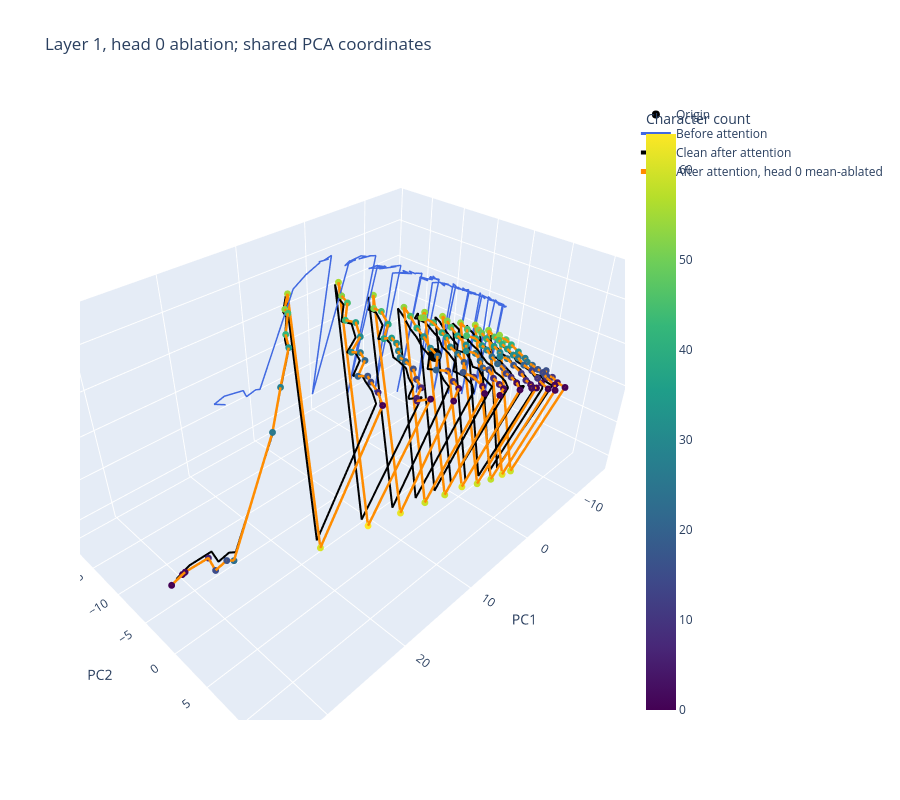
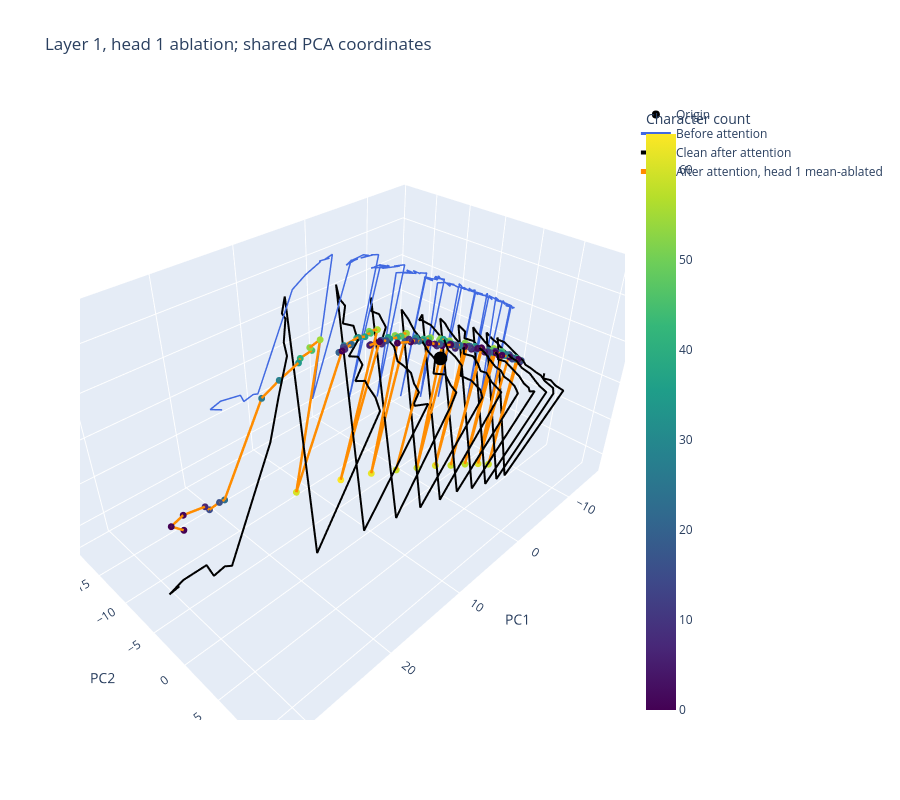
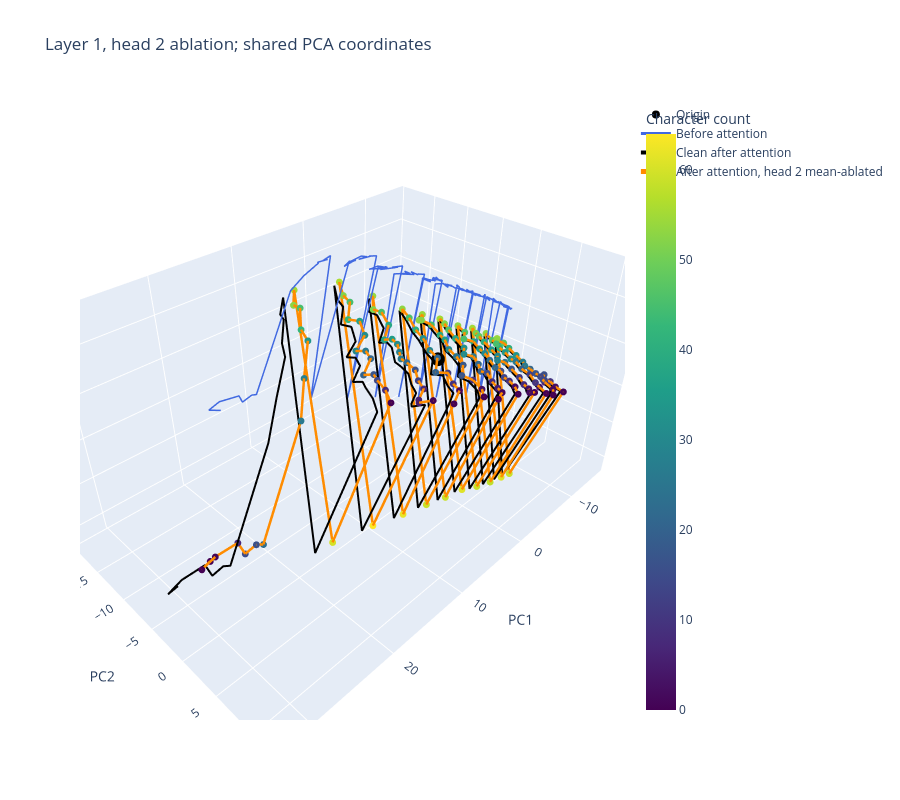

Notebook code for these charts, in order:
### Markdown cell above
## One separate plot for each layer-1 head ablation

### Code cell
for head in range(n_heads):
    fig = go.Figure()
    fig.add_trace(go.Scatter3d(x=[0], y=[0], z=[0], mode="markers",
        marker=dict(size=8, color="black"), name="Origin"))
    add_trajectory(fig, pre_coords, "Before attention", "royalblue", mode="lines", width=3)
    add_trajectory(fig, post_coords, "Clean after attention", "black", mode="lines", width=4)
    add_trajectory(fig, ablated_coords[head], f"After attention, head {head} mean-ablated", "darkorange", mode="lines+markers", width=5)
    fig.update_layout(
        title=f"Layer {LAYER}, head {head} ablation; shared PCA coordinates",
        scene=dict(xaxis_title="PC1", yaxis_title="PC2", zaxis_title="PC3"),
        height=800,
    )
    display(fig)

### Figure 1 — Plotly figure (JSON) as saved in the notebook; plotly's stock layout.template omitted (floating-point values rounded to 4 significant figures; data arrays with more than 128 entries replaced by an {"elided": "..."} marker saying what was removed)
{"data": [{"marker": {"color": "black", "size": 8}, "mode": "markers", "name": "Origin", "type": "scatter3d", "x": [0], "y": [0], "z": [0]}, {"customdata": {"elided": "150x3 str values"}, "hovertemplate": "position=%{customdata[0]}<br>count=%{customdata[1]}<br>token=%{customdata[2]}<extra>Before attention</extra>", "line": {"color": "royalblue", "width": 3}, "marker": {"color": {"elided": "150 int values"}, "colorbar": {"title": {"text": "Character count"}}, "colorscale": [[0, "#440154"], [0.1111, "#482878"], [0.2222, "#3e4989"], [0.3333, "#31688e"], [0.4444, "#26828e"], [0.5556, "#1f9e89"], [0.6667, "#35b779"], [0.7778, "#6ece58"], [0.8889, "#b5de2b"], [1, "#fde725"]], "size": 4}, "mode": "lines", "name": "Before attention", "type": "scatter3d", "x": {"elided": "150 float values"}, "y": {"elided": "150 float values"}, "z": {"elided": "150 float values"}}, {"customdata": {"elided": "150x3 str values"}, "hovertemplate": "position=%{customdata[0]}<br>count=%{customdata[1]}<br>token=%{customdata[2]}<extra>Clean after attention</extra>", "line": {"color": "black", "width": 4}, "marker": {"color": {"elided": "150 int values"}, "colorbar": {"title": {"text": "Character count"}}, "colorscale": [[0, "#440154"], [0.1111, "#482878"], [0.2222, "#3e4989"], [0.3333, "#31688e"], [0.4444, "#26828e"], [0.5556, "#1f9e89"], [0.6667, "#35b779"], [0.7778, "#6ece58"], [0.8889, "#b5de2b"], [1, "#fde725"]], "size": 4}, "mode": "lines", "name": "Clean after attention", "type": "scatter3d", "x": {"elided": "150 float values"}, "y": {"elided": "150 float values"}, "z": {"elided": "150 float values"}}, {"customdata": {"elided": "150x3 str values"}, "hovertemplate": "position=%{customdata[0]}<br>count=%{customdata[1]}<br>token=%{customdata[2]}<extra>After attention, head 0 mean-ablated</extra>", "line": {"color": "darkorange", "width": 5}, "marker": {"color": {"elided": "150 int values"}, "colorbar": {"title": {"text": "Character count"}}, "colorscale": [[0, "#440154"], [0.1111, "#482878"], [0.2222, "#3e4989"], [0.3333, "#31688e"], [0.4444, "#26828e"], [0.5556, "#1f9e89"], [0.6667, "#35b779"], [0.7778, "#6ece58"], [0.8889, "#b5de2b"], [1, "#fde725"]], "size": 4}, "mode": "lines+markers", "name": "After attention, head 0 mean-ablated", "type": "scatter3d", "x": {"elided": "150 float values"}, "y": {"elided": "150 float values"}, "z": {"elided": "150 float values"}}], "layout": {"height": 800, "scene": {"xaxis": {"title": {"text": "PC1"}}, "yaxis": {"title": {"text": "PC2"}}, "zaxis": {"title": {"text": "PC3"}}}, "title": {"text": "Layer 1, head 0 ablation; shared PCA coordinates"}}}

### Figure 2 — Plotly figure (JSON) as saved in the notebook; plotly's stock layout.template omitted (floating-point values rounded to 4 significant figures; data arrays with more than 128 entries replaced by an {"elided": "..."} marker saying what was removed)
{"data": [{"marker": {"color": "black", "size": 8}, "mode": "markers", "name": "Origin", "type": "scatter3d", "x": [0], "y": [0], "z": [0]}, {"customdata": {"elided": "150x3 str values"}, "hovertemplate": "position=%{customdata[0]}<br>count=%{customdata[1]}<br>token=%{customdata[2]}<extra>Before attention</extra>", "line": {"color": "royalblue", "width": 3}, "marker": {"color": {"elided": "150 int values"}, "colorbar": {"title": {"text": "Character count"}}, "colorscale": [[0, "#440154"], [0.1111, "#482878"], [0.2222, "#3e4989"], [0.3333, "#31688e"], [0.4444, "#26828e"], [0.5556, "#1f9e89"], [0.6667, "#35b779"], [0.7778, "#6ece58"], [0.8889, "#b5de2b"], [1, "#fde725"]], "size": 4}, "mode": "lines", "name": "Before attention", "type": "scatter3d", "x": {"elided": "150 float values"}, "y": {"elided": "150 float values"}, "z": {"elided": "150 float values"}}, {"customdata": {"elided": "150x3 str values"}, "hovertemplate": "position=%{customdata[0]}<br>count=%{customdata[1]}<br>token=%{customdata[2]}<extra>Clean after attention</extra>", "line": {"color": "black", "width": 4}, "marker": {"color": {"elided": "150 int values"}, "colorbar": {"title": {"text": "Character count"}}, "colorscale": [[0, "#440154"], [0.1111, "#482878"], [0.2222, "#3e4989"], [0.3333, "#31688e"], [0.4444, "#26828e"], [0.5556, "#1f9e89"], [0.6667, "#35b779"], [0.7778, "#6ece58"], [0.8889, "#b5de2b"], [1, "#fde725"]], "size": 4}, "mode": "lines", "name": "Clean after attention", "type": "scatter3d", "x": {"elided": "150 float values"}, "y": {"elided": "150 float values"}, "z": {"elided": "150 float values"}}, {"customdata": {"elided": "150x3 str values"}, "hovertemplate": "position=%{customdata[0]}<br>count=%{customdata[1]}<br>token=%{customdata[2]}<extra>After attention, head 1 mean-ablated</extra>", "line": {"color": "darkorange", "width": 5}, "marker": {"color": {"elided": "150 int values"}, "colorbar": {"title": {"text": "Character count"}}, "colorscale": [[0, "#440154"], [0.1111, "#482878"], [0.2222, "#3e4989"], [0.3333, "#31688e"], [0.4444, "#26828e"], [0.5556, "#1f9e89"], [0.6667, "#35b779"], [0.7778, "#6ece58"], [0.8889, "#b5de2b"], [1, "#fde725"]], "size": 4}, "mode": "lines+markers", "name": "After attention, head 1 mean-ablated", "type": "scatter3d", "x": {"elided": "150 float values"}, "y": {"elided": "150 float values"}, "z": {"elided": "150 float values"}}], "layout": {"height": 800, "scene": {"xaxis": {"title": {"text": "PC1"}}, "yaxis": {"title": {"text": "PC2"}}, "zaxis": {"title": {"text": "PC3"}}}, "title": {"text": "Layer 1, head 1 ablation; shared PCA coordinates"}}}

### Figure 3 — Plotly figure (JSON) as saved in the notebook; plotly's stock layout.template omitted (floating-point values rounded to 4 significant figures; data arrays with more than 128 entries replaced by an {"elided": "..."} marker saying what was removed)
{"data": [{"marker": {"color": "black", "size": 8}, "mode": "markers", "name": "Origin", "type": "scatter3d", "x": [0], "y": [0], "z": [0]}, {"customdata": {"elided": "150x3 str values"}, "hovertemplate": "position=%{customdata[0]}<br>count=%{customdata[1]}<br>token=%{customdata[2]}<extra>Before attention</extra>", "line": {"color": "royalblue", "width": 3}, "marker": {"color": {"elided": "150 int values"}, "colorbar": {"title": {"text": "Character count"}}, "colorscale": [[0, "#440154"], [0.1111, "#482878"], [0.2222, "#3e4989"], [0.3333, "#31688e"], [0.4444, "#26828e"], [0.5556, "#1f9e89"], [0.6667, "#35b779"], [0.7778, "#6ece58"], [0.8889, "#b5de2b"], [1, "#fde725"]], "size": 4}, "mode": "lines", "name": "Before attention", "type": "scatter3d", "x": {"elided": "150 float values"}, "y": {"elided": "150 float values"}, "z": {"elided": "150 float values"}}, {"customdata": {"elided": "150x3 str values"}, "hovertemplate": "position=%{customdata[0]}<br>count=%{customdata[1]}<br>token=%{customdata[2]}<extra>Clean after attention</extra>", "line": {"color": "black", "width": 4}, "marker": {"color": {"elided": "150 int values"}, "colorbar": {"title": {"text": "Character count"}}, "colorscale": [[0, "#440154"], [0.1111, "#482878"], [0.2222, "#3e4989"], [0.3333, "#31688e"], [0.4444, "#26828e"], [0.5556, "#1f9e89"], [0.6667, "#35b779"], [0.7778, "#6ece58"], [0.8889, "#b5de2b"], [1, "#fde725"]], "size": 4}, "mode": "lines", "name": "Clean after attention", "type": "scatter3d", "x": {"elided": "150 float values"}, "y": {"elided": "150 float values"}, "z": {"elided": "150 float values"}}, {"customdata": {"elided": "150x3 str values"}, "hovertemplate": "position=%{customdata[0]}<br>count=%{customdata[1]}<br>token=%{customdata[2]}<extra>After attention, head 2 mean-ablated</extra>", "line": {"color": "darkorange", "width": 5}, "marker": {"color": {"elided": "150 int values"}, "colorbar": {"title": {"text": "Character count"}}, "colorscale": [[0, "#440154"], [0.1111, "#482878"], [0.2222, "#3e4989"], [0.3333, "#31688e"], [0.4444, "#26828e"], [0.5556, "#1f9e89"], [0.6667, "#35b779"], [0.7778, "#6ece58"], [0.8889, "#b5de2b"], [1, "#fde725"]], "size": 4}, "mode": "lines+markers", "name": "After attention, head 2 mean-ablated", "type": "scatter3d", "x": {"elided": "150 float values"}, "y": {"elided": "150 float values"}, "z": {"elided": "150 float values"}}], "layout": {"height": 800, "scene": {"xaxis": {"title": {"text": "PC1"}}, "yaxis": {"title": {"text": "PC2"}}, "zaxis": {"title": {"text": "PC3"}}}, "title": {"text": "Layer 1, head 2 ablation; shared PCA coordinates"}}}
